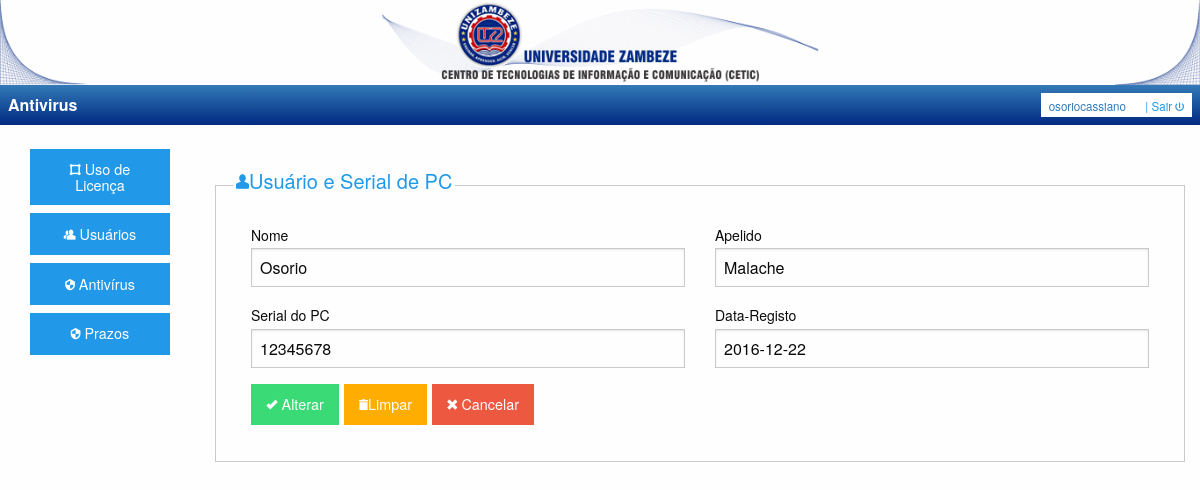
Screenshot of /includes/administrador.php?link=4&ac=Alterar&id=28 (signed in) with the database file from the repository.
### tables this page shows
CREATE TABLE IF NOT EXISTS `tbl_usuario_computador` (
  `uc_codigo` int(11) NOT NULL AUTO_INCREMENT,
  `uc_serial` varchar(36) NOT NULL,
  `uc_nome` varchar(50) DEFAULT NULL,
  `uc_apelido` varchar(50) DEFAULT NULL,
  `uc_data_registo` date NOT NULL,
  PRIMARY KEY (`uc_codigo`),
  KEY `uc_serial` (`uc_serial`)
);

### Classes/Crud.php (called while the page is built, shortened)
<?php
class Crud{
    protected $tabelas;
    protected $camp_tbl_pesquisa;
    protected $valor_pesquisa;
    public function setTabelas($tbl){
        $this->tabelas = $tbl;
    }
    public function setCamposTblPesquisa($c_tbl_pesquisa){
        $this->camp_tbl_pesquisa = $c_tbl_pesquisa;
    }
    public function setValor_pesquisa($valor_pes){
        $this->valor_pesquisa = $valor_pes;
    }
    public function listarComId(){
        $pdo = conectarPdo();
            $listar = $pdo->query("SELECT * FROM $this->tabelas WHERE $this->camp_tbl_pesquisa = $this->valor_pesquisa");
            $listar->execute();
            if($listar->rowCount() > 0){
                return $listar->fetch(PDO::FETCH_OBJ);;
            }
            else{
                throw new exception ("Sem Registos!");
            }
    }
}

### frm/frm_registo_pc.php (the view, shortened to what this page needs)
<?php
$acao = "";
$limpar = "";
$cancelar = "";
$nome = "";
$apelido = "";
$serial = "";
$data_registo = "";
if(isset($_GET['ac'])){
    if($_GET['ac'] == ""){
        $acao = "Salvar";
        $limpar = "Limpar";
        $cancelar = "Cancelar";
        if(isset($_POST['Salvar'])){
            $uc_nome = $_POST['uc_nome'];
            $uc_apelido = $_POST['uc_apelido'];
            $uc_serial = $_POST['uc_serial'];
            $uc_data_registo = $_POST['uc_data_registo'];
            $salvar = new Crud();
            $salvar->setTabelas("tbl_usuario_computador");
            $salvar->setCampos("uc_serial, uc_nome, uc_apelido, uc_data_registo");
            $salvar->setDados("'$uc_serial', '$uc_nome', '$uc_apelido', '$uc_data_registo'");
            $verifica = new Crud();
            $verifica->setTabelas("tbl_usuario_computador");
            $verifica->setCampos("uc_serial = '$uc_serial'
                                  AND uc_nome = '$uc_nome'
                                  AND uc_apelido = '$uc_apelido'
                                  AND uc_data_registo = '$uc_data_registo'");
            if(!$verifica->verificaExistencia()){
                try{
                    if($salvar->inserir()){
                        $mensagem = "Registado com Sucesso!";
                    }
                    else{
                        $erro = "Não foi possível inserir o registo!";
                    }
                }catch(exception $e){
                    $erro = $e->getMessage();
                }
            }
            else{
                $erro = "O registo já  existe!";
            }
        }
    }
    elseif($_GET['ac'] == "Alterar"){
        $acao = "Alterar";
        $limpar = "Limpar";
        $cancelar = "Cancelar";
        $id = $_GET['id'];
        try{
            $campos_editar = new Crud();
            $campos_editar->setTabelas("tbl_usuario_computador");
            $campos_editar->setCamposTblPesquisa("uc_codigo");
            $campos_editar->setValor_pesquisa("'$id'");
            $dados = $campos_editar->listarComId();
            $nome = $dados->uc_nome;
            $apelido = $dados->uc_apelido;
            $serial = $dados->uc_serial;
            $data_registo = $dados->uc_data_registo;
        }catch (Exception $e){
            $excecao = $e->getMessage();
        }
    }
}
?>
<fieldset class="fieldset">
    <legend> <h5 class="txt_azul"><i class="fi-torso"></i>Usuário e Serial de PC</h5> </legend>
    <form method="POST" action="" data-abide novalidate>
        <div class="row">
            <div class="small-12 large-6 columns">
                <label>Nome
                    <input type="text" name="uc_nome" value="<?php echo $nome; ?>" placeholder="Nome" required pattern="[a-zA-Z ]"/><span class="form-error">Apenas letras e espaços são permitidos!</span>
                </label>
            </div>
            <div class="small-12 medium-6 columns">
                <label>Apelido
                    <input type="text" name="uc_apelido" value="<?php echo $apelido; ?>" placeholder="Apelido" pattern="[a-zA-Z ]"/><span class="form-error">Apenas letras e espaços são permitidos!</span>
                </label>
            </div>
        </div>
        <div class="row">
            <div class="small-12 medium-6 columns">
                <label>Serial do PC
                    <input type="text" name="uc_serial" value="<?php echo $serial; ?>" placeholder="Serial do PC: XXXXX-XXXXX-XXXXX-XXXXX" required pattern="[a-zA-Z0-9-]"/><span class="form-error">Insira uma Licença Válida!</span>
                </label>
            </div>
            <div class="small-12 medium-6 columns">
                <label>Data-Registo
                    <input type="text" name="uc_data_registo" value="<?php echo $data_registo; ?>" placeholder="Ano-Mes-Dia" required/><span class="form-error">Data obrigatória!</span>
                </label>
            </div>
        </div>
        <div class="row">
            <div class="small-12 columns">
               <?php
                if($acao=="Salvar"){?>
                    <button class="success button" type="submit" name="<?php echo $acao;?>"><i class="fi-check"></i> <?php echo $acao; ?></button>
               <?php }
               elseif($acao=="Alterar"){?>
                   <button class="success button" type="submit" name="<?php echo $acao; ?>"><i class="fi-check"></i> <?php echo $acao; ?></button>
              <?php }
               elseif($acao=="Apagar"){?>
                   <button class="alert button" type="submit" name="<?php echo $acao; ?>"><i class="fi-minus"></i> <?php echo $acao; ?></button>
              <?php }
               ?>
                <?php echo ($limpar != "") ? '<button class="warning button" type="reset"> <i class="fi-trash"></i>Limpar</button>' : "";?>
                <?php echo ($cancelar != "") ? '<a href="administrador.php?link=3" class="alert button"><i class="fi-x"></i> Cancelar </a>' : "";?>
            </div>
        </div>
    </form>
</fieldset>

### public/css/app.css (style rules this page uses)
body { margin: 0; }
.txt_azul { color: #2199E8; }

### rows the page displays
tbl_usuario_computador: uc_nome "Osorio", uc_apelido "Malache", uc_serial "12345678", uc_data_registo "2016-12-22"

### other values shown
$_SESSION['us_usuario'] "osoriocassiano"
$acao "Alterar"
